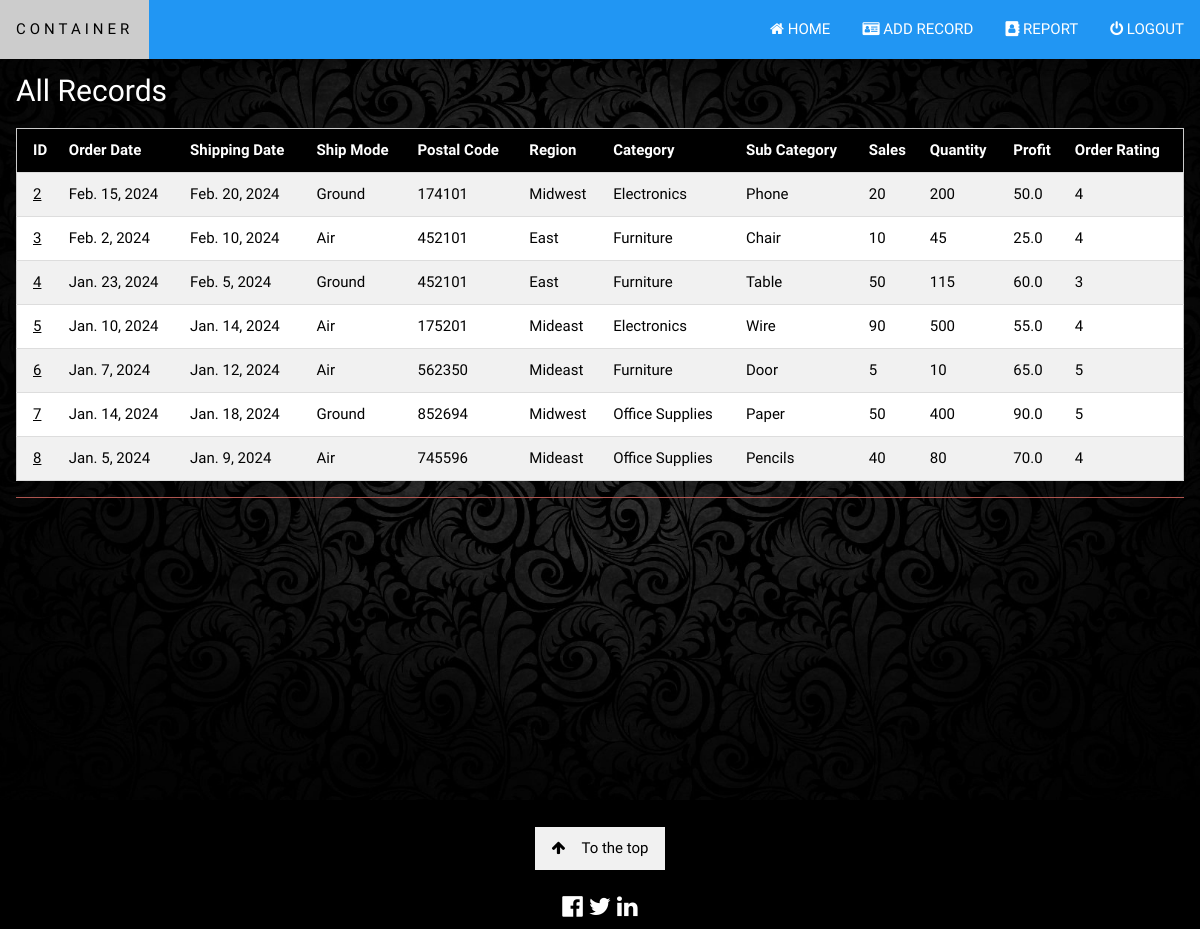
Page /report (signed in) on the committed database.
### crud/models.py (models this page shows, shortened)
class Record(models.Model):
    order_date = models.DateField()
    shipping_date = models.DateField()
    ship_mode = models.CharField(max_length=50)
    postal_code = models.IntegerField()
    region = models.CharField(max_length=20)
    category = models.CharField(max_length=30)
    sub_category = models.CharField(max_length=20)
    sales = models.IntegerField()
    quantity = models.IntegerField()
    profit = models.FloatField()
    order_rating = models.IntegerField()

### crud/views.py (the view)
# urls.py: path('report',views.report,name='report'),
@login_required(login_url='signin')
def report(request):
	records = Record.objects.all()
	return render(request, 'report.html', {'records':records})

### templates/report.html (shortened to what this page needs)
{% load static %}
<!DOCTYPE html>
<html>
<head>
    <link rel="stylesheet" href="{% static '/css/w3.css' %}">
    <link rel="stylesheet" href="https://cdnjs.cloudflare.com/ajax/libs/font-awesome/4.7.0/css/font-awesome.min.css">
</head>
<body>
    <div class="w3-top">
        <div class="w3-bar w3-blue w3-card" id="myNavbar">
            <a href="{% url 'home' %}" class="w3-bar-item w3-button w3-wide">CONTAINER</a>
            <div class="w3-right w3-hide-small">
                <a href="home" class="w3-bar-item w3-button"><i class="fa fa-home"></i> HOME</a>
                <a href="add_record" class="w3-bar-item w3-button"><i class="fa fa-drivers-license"></i> ADD RECORD</a>
                <a href="report" class="w3-bar-item w3-button"><i class="fa fa-address-book"></i> REPORT</a>
                <a href="signout" class="w3-bar-item w3-button"><i class="fa fa-power-off"></i> LOGOUT</a>
            </div>
        </div>
    </div>
    <header class="bgimg-1 w3-display-container w3-grayscale-min" id="home">
        <br><br>
        <div class="w3-container">
            <h2>All Records</h2>
            <div class="w3-responsive">
                <table class="w3-table-all w3-hoverable">
                    <tr class="w3-black">
                        <th>ID</th>
                        <th>Order Date</th>
                        <th>Shipping Date</th>
                        <th>Ship Mode</th>
                        <th>Postal Code</th>
                        <th>Region</th>
                        <th>Category</th>
                        <th>Sub Category</th>
                        <th>Sales</th>
                        <th>Quantity</th>
                        <th>Profit</th>
                        <th>Order Rating</th>
                    </tr>
                    {% if records %}
                    {% for record in records %}
                    <tr>
                        <td><a href="{% url 'record' record.id %}">{{ record.id }}</a></td>
                        <td>{{ record.order_date }}</td>
                        <td>{{ record.shipping_date }}</td>
                        <td>{{ record.ship_mode }}</td>
                        <td>{{ record.postal_code }}</td>
                        <td>{{ record.region }}</td>
                        <td>{{ record.category }}</td>
                        <td>{{ record.sub_category }}</td>
                        <td>{{ record.sales }}</td>
                        <td>{{ record.quantity }}</td>
                        <td>{{ record.profit }}</td>
                        <td>{{ record.order_rating }}</td>
                    </tr>
                    {% endfor %}
                    {% endif %}
                </table>
            </div>
        </div>
    </header>
    <footer class="w3-center w3-black w3-padding-28">
        <br>
        <a href="home" class="w3-button w3-light-grey"><i class="fa fa-arrow-up w3-margin-right"></i>To the top</a>
        <div class="w3-xlarge w3-section">
            <i class="fa fa-facebook-official w3-hover-opacity"></i>
            <i class="fa fa-twitter w3-hover-opacity"></i>
            <i class="fa fa-linkedin w3-hover-opacity"></i>
        </div>
    </footer>
</body>
</html>

### static/css/w3.css (style rules this page uses)
html { box-sizing:border-box }
*,*:before,*:after { box-sizing:inherit }
html { -ms-text-size-adjust:100%;-webkit-text-size-adjust:100% }
body { margin:0 }
article,aside,details,figcaption,figure,footer,header,main,menu,nav,section { display:block }
a { background-color:transparent }
html,body { font-family:Verdana,sans-serif;font-size:15px;line-height:1.5 }
html { overflow-x:hidden }
h2 { font-size:30px }
h1,h2,h3,h4,h5,h6 { font-family:"Segoe UI",Arial,sans-serif;font-weight:400;margin:10px 0 }
.w3-wide { letter-spacing:4px }
a { color:inherit }
.w3-table,.w3-table-all { border-collapse:collapse;border-spacing:0;width:100%;display:table }
.w3-table-all { border:1px solid #ccc }
.w3-bordered tr,.w3-table-all tr { border-bottom:1px solid #ddd }
.w3-table-all tr:nth-child(odd) { background-color:#fff }
.w3-table-all tr:nth-child(even) { background-color:#f1f1f1 }
.w3-table td,.w3-table th,.w3-table-all td,.w3-table-all th { padding:8px 8px;display:table-cell;text-align:left;vertical-align:top }
.w3-table th:first-child,.w3-table td:first-child,.w3-table-all th:first-child,.w3-table-all td:first-child { padding-left:16px }
.w3-btn,.w3-button { border:none;display:inline-block;padding:8px 16px;vertical-align:middle;overflow:hidden;text-decoration:none;color:inherit;background-color:inherit;text-align:center;cursor:pointer;white-space:nowrap }
.w3-btn,.w3-button { -webkit-touch-callout:none;-webkit-user-select:none;-khtml-user-select:none;-moz-user-select:none;-ms-user-select:none;user-select:none }
.w3-tooltip,.w3-display-container { position:relative }
.w3-bar { width:100%;overflow:hidden }
.w3-bar .w3-bar-item { padding:8px 16px;float:left;width:auto;border:none;display:block;outline:0 }
.w3-bar .w3-button { white-space:normal }
.w3-responsive { display:block;overflow-x:auto }
.w3-container:after,.w3-container:before,.w3-panel:after,.w3-panel:before,.w3-row:after,.w3-row:before,.w3-row-padding:after,.w3-row-padding:before, .w3-cell-row:before,.w3-cell-row:after,.w3-clear:after,.w3-clear:before,.w3-bar:before,.w3-bar:after { content:"";display:table;clear:both }
.w3-top,.w3-bottom { position:fixed;width:100%;z-index:1 }
.w3-top { top:0 }
.w3-container,.w3-panel { padding:0.01em 16px }
.w3-card,.w3-card-2 { box-shadow:0 2px 5px 0 rgba(0,0,0,0.16),0 2px 10px 0 rgba(0,0,0,0.12) }
.w3-greyscale-min,.w3-grayscale-min { filter:grayscale(50%) }
.w3-xlarge { font-size:24px!important }
.w3-center { text-align:center!important }
.w3-section,.w3-code { margin-top:16px!important;margin-bottom:16px!important }
.w3-margin-right { margin-right:16px!important }
.w3-right { float:right!important }
.w3-blue,.w3-hover-blue:hover { color:#fff!important;background-color:#2196F3!important }
.w3-black,.w3-hover-black:hover { color:#fff!important;background-color:#000!important }
.w3-light-grey,.w3-hover-light-grey:hover,.w3-light-gray,.w3-hover-light-gray:hover { color:#000!important;background-color:#f1f1f1!important }

### rows in the picture
Record: id "2", order_date "Feb. 15, 2024", shipping_date "Feb. 20, 2024", ship_mode "Ground", postal_code "174101", region "Midwest", category "Electronics", sub_category "Phone", sales "20", quantity "200", profit "50.0", order_rating "4"
Record: id "3", order_date "Feb. 2, 2024", shipping_date "Feb. 10, 2024", ship_mode "Air", postal_code "452101", region "East", category "Furniture", sub_category "Chair", sales "10", quantity "45", profit "25.0", order_rating "4"
Record: id "4", order_date "Jan. 23, 2024", shipping_date "Feb. 5, 2024", ship_mode "Ground", postal_code "452101", region "East", category "Furniture", sub_category "Table", sales "50", quantity "115", profit "60.0", order_rating "3"
Record: id "5", order_date "Jan. 10, 2024", shipping_date "Jan. 14, 2024", ship_mode "Air", postal_code "175201", region "Mideast", category "Electronics", sub_category "Wire", sales "90", quantity "500", profit "55.0", order_rating "4"
Record: id "6", order_date "Jan. 7, 2024", shipping_date "Jan. 12, 2024", ship_mode "Air", postal_code "562350", region "Mideast", category "Furniture", sub_category "Door", sales "5", quantity "10", profit "65.0", order_rating "5"
Record: id "7", order_date "Jan. 14, 2024", shipping_date "Jan. 18, 2024", ship_mode "Ground", postal_code "852694", region "Midwest", category "Office Supplies", sub_category "Paper", sales "50", quantity "400", profit "90.0", order_rating "5"
Record: id "8", order_date "Jan. 5, 2024", shipping_date "Jan. 9, 2024", ship_mode "Air", postal_code "745596", region "Mideast", category "Office Supplies", sub_category "Pencils", sales "40", quantity "80", profit "70.0", order_rating "4"
